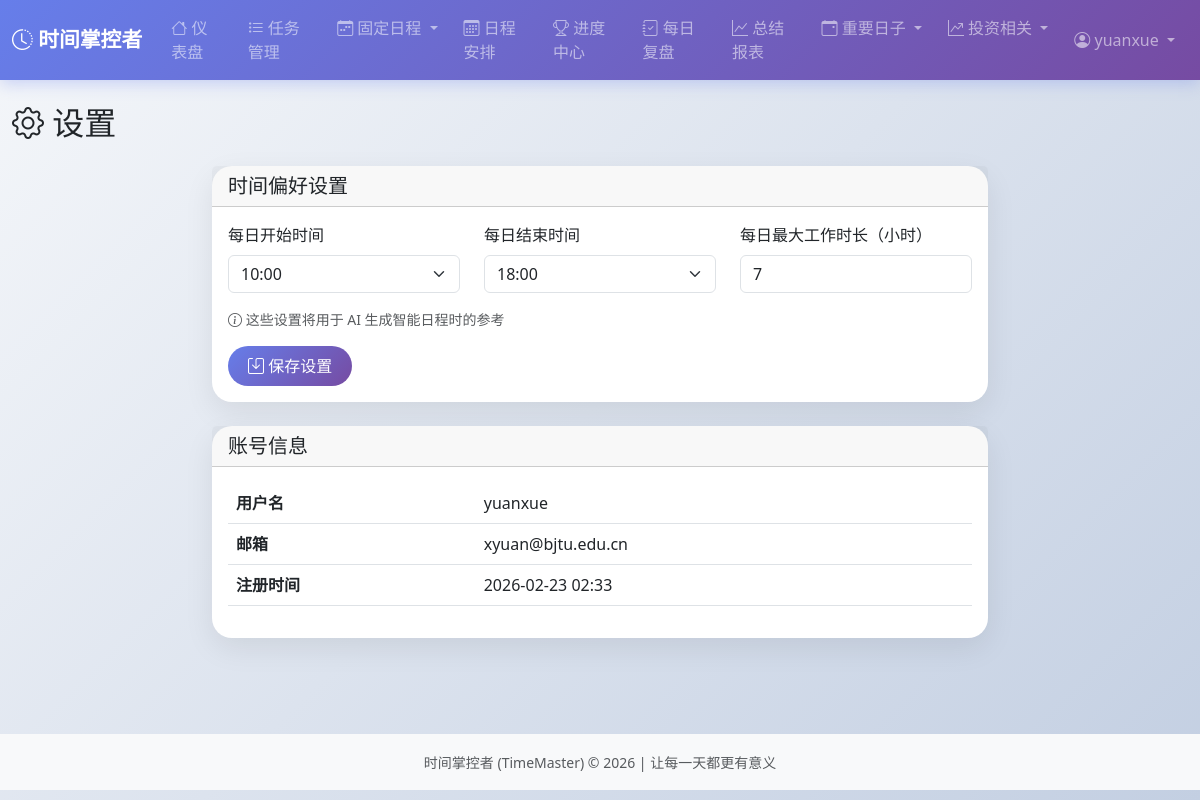
The page /auth/settings (signed in) on the database its author committed.
### models.py (models this page shows, shortened)
class User(UserMixin, db.Model):
    __tablename__ = 'users'
    id = db.Column(db.Integer, primary_key=True)
    username = db.Column(db.String(80), unique=True, nullable=False, index=True)
    email = db.Column(db.String(120), unique=True, nullable=False, index=True)
    password_hash = db.Column(db.String(255), nullable=False)
    created_at = db.Column(db.DateTime, default=datetime.utcnow)
    total_points = db.Column(db.Integer, default=0)  # 累计积分
    daily_start_hour = db.Column(db.Integer, default=10)  # 每日开始时间（默认10点）
    daily_end_hour = db.Column(db.Integer, default=17)    # 每日结束时间（默认17点）
    max_work_hours = db.Column(db.Integer, default=7)     # 每日最大工作时长（7小时）
    tasks = db.relationship('Task', backref='user', lazy='dynamic', cascade='all, delete-orphan')
    schedules = db.relationship('Schedule', backref='user', lazy='dynamic', cascade='all, delete-orphan')
    feedbacks = db.relationship('Feedback', backref='user', lazy='dynamic', cascade='all, delete-orphan')
    summaries = db.relationship('Summary', backref='user', lazy='dynamic', cascade='all, delete-orphan')
    rewards = db.relationship('Reward', backref='user', lazy='dynamic', cascade='all, delete-orphan')
    category_progress = db.relationship('RewardProgress', backref='user', lazy='dynamic', cascade='all, delete-orphan')
    habits = db.relationship('Habit', backref='user', lazy='dynamic', cascade='all, delete-orphan')
    habit_checkins = db.relationship('HabitCheckin', backref='user', lazy='dynamic', cascade='all, delete-orphan')
    fixed_schedules = db.relationship('FixedSchedule', backref='user', lazy='dynamic', cascade='all, delete-orphan')
    important_dates = db.relationship('ImportantDate', backref='user', lazy='dynamic', cascade='all, delete-orphan')
    points_history = db.relationship('PointsHistory', backref='user', lazy='dynamic', cascade='all, delete-orphan')

### routes/auth.py (the view, shortened to what this page needs)
@auth_bp.route('/settings', methods=['GET', 'POST'])
@login_required
def settings():
    return render_template('settings.html')

### app.py (called while the page is built)
@login_manager.user_loader
def load_user(user_id):
    return User.query.get(int(user_id))

### templates/settings.html (shortened to what this page needs)
{% extends "base.html" %}
{% block content %}
<div class="row">
    <div class="col-12">
        <h2 class="mb-4"><i class="bi bi-gear"></i> 设置</h2>
    </div>
</div>
<div class="row justify-content-center">
    <div class="col-lg-8">
        <div class="card">
            <div class="card-header">
                <h5 class="mb-0">时间偏好设置</h5>
            </div>
            <div class="card-body">
                <form method="POST">
                    <div class="row mb-3">
                        <div class="col-md-4">
                            <label for="daily_start_hour" class="form-label">每日开始时间</label>
                            <select class="form-select" id="daily_start_hour" name="daily_start_hour">
                                {% for hour in range(5, 13) %}
                                    <option value="{{ hour }}" {% if current_user.daily_start_hour == hour %}selected{% endif %}>
                                        {{ hour }}:00
                                    </option>
                                {% endfor %}
                            </select>
                        </div>
                        <div class="col-md-4">
                            <label for="daily_end_hour" class="form-label">每日结束时间</label>
                            <select class="form-select" id="daily_end_hour" name="daily_end_hour">
                                {% for hour in range(18, 25) %}
                                    <option value="{{ hour }}" {% if current_user.daily_end_hour == hour %}selected{% endif %}>
                                        {{ hour }}:00
                                    </option>
                                {% endfor %}
                            </select>
                        </div>
                        <div class="col-md-4">
                            <label for="max_work_hours" class="form-label">每日最大工作时长（小时）</label>
                            <input type="number" class="form-control" id="max_work_hours" name="max_work_hours"
                                   value="{{ current_user.max_work_hours }}" min="1" max="16" step="1">
                        </div>
                    </div>
                    <p class="text-muted small">
                        <i class="bi bi-info-circle"></i>
                        这些设置将用于 AI 生成智能日程时的参考
                    </p>
                    <button type="submit" class="btn btn-primary">
                        <i class="bi bi-save"></i> 保存设置
                    </button>
                </form>
            </div>
        </div>
        <div class="card mt-4">
            <div class="card-header">
                <h5 class="mb-0">账号信息</h5>
            </div>
            <div class="card-body">
                <table class="table">
                    <tr>
                        <th>用户名</th>
                        <td>{{ current_user.username }}</td>
                    </tr>
                    <tr>
                        <th>邮箱</th>
                        <td>{{ current_user.email }}</td>
                    </tr>
                    <tr>
                        <th>注册时间</th>
                        <td>{{ current_user.created_at|datetime_filter }}</td>
                    </tr>
                </table>
            </div>
        </div>
    </div>
</div>
{% endblock %}

### templates/base.html (shortened to what this page needs)
<!DOCTYPE html>
<html lang="zh-CN">
<head>
    <link href="https://cdn.jsdelivr.net/npm/bootstrap@5.3.0/dist/css/bootstrap.min.css" rel="stylesheet">
    <link rel="stylesheet" href="https://cdn.jsdelivr.net/npm/bootstrap-icons@1.11.0/font/bootstrap-icons.css">
</head>
<body>
    <nav class="navbar navbar-expand-lg navbar-dark bg-primary">
        <div class="container-fluid">
            <a class="navbar-brand" href="{{ url_for('dashboard') }}">
                <i class="bi bi-clock-history"></i> 时间掌控者
            </a>
            <div class="collapse navbar-collapse" id="navbarNav">
                <ul class="navbar-nav me-auto">
                    <li class="nav-item">
                        <a class="nav-link" href="{{ url_for('dashboard') }}">
                            <i class="bi bi-house"></i> 仪表盘
                        </a>
                    </li>
                    <li class="nav-item">
                        <a class="nav-link" href="{{ url_for('tasks.list_tasks') }}">
                            <i class="bi bi-list-task"></i> 任务管理
                        </a>
                    </li>
                    <li class="nav-item dropdown">
                        <a class="nav-link dropdown-toggle" href="#" data-bs-toggle="dropdown">
                            <i class="bi bi-calendar-week"></i> 固定日程
                        </a>
                    </li>
                    <li class="nav-item">
                        <a class="nav-link" href="{{ url_for('schedule.view_schedule') }}">
                            <i class="bi bi-calendar3"></i> 日程安排
                        </a>
                    </li>
                    <li class="nav-item">
                        <a class="nav-link" href="{{ url_for('progress.progress_center') }}">
                            <i class="bi bi-trophy"></i> 进度中心
                        </a>
                    </li>
                    <li class="nav-item">
                        <a class="nav-link" href="{{ url_for('reflection.daily_reflection') }}">
                            <i class="bi bi-journal-check"></i> 每日复盘
                        </a>
                    </li>
                    <li class="nav-item">
                        <a class="nav-link" href="{{ url_for('summary.list_summaries') }}">
                            <i class="bi bi-graph-up"></i> 总结报表
                        </a>
                    </li>
                    <li class="nav-item dropdown">
                        <a class="nav-link dropdown-toggle" href="#" data-bs-toggle="dropdown">
                            <i class="bi bi-calendar-event"></i> 重要日子
                        </a>
                    </li>
                    <li class="nav-item dropdown">
                        <a class="nav-link dropdown-toggle" href="#" data-bs-toggle="dropdown">
                            <i class="bi bi-graph-up-arrow"></i> 投资相关
                        </a>
                    </li>
                </ul>
                <ul class="navbar-nav">
                    {% if current_user.is_authenticated %}
                        <li class="nav-item dropdown">
                            <a class="nav-link dropdown-toggle" href="#" data-bs-toggle="dropdown">
                                <i class="bi bi-person-circle"></i> {{ current_user.username }}
                            </a>
                        </li>
                    {% endif %}
                </ul>
            </div>
        </div>
    </nav>
    <main class="container-fluid py-4">
        {% block content %}{% endblock %}
    </main>
    <footer class="bg-light text-center py-3 mt-5">
        <p class="text-muted mb-0">
            <small>时间掌控者 (TimeMaster) © {{ now.year }} | 让每一天都更有意义</small>
        </p>
    </footer>
</body>
</html>

### templates/base.html (style rules this page uses)
body { background: linear-gradient(135deg, #f5f7fa 0%, #c3cfe2 100%); min-height: 100vh; font-family: 'Segoe UI', Tahoma, Geneva, Verdana, sans-serif; }
.navbar { background: linear-gradient(135deg, #667eea 0%, #764ba2 100%) !important; box-shadow: 0 4px 15px rgba(102, 126, 234, 0.3); }
.navbar-brand { font-weight: bold; font-size: 1.3rem; }
.nav-link { transition: all 0.3s; border-radius: 10px; margin: 0 5px; }
.card { border: none; border-radius: 20px; box-shadow: 0 10px 30px rgba(0,0,0,0.08); margin-bottom: 1.5rem; transition: all 0.3s; }
.btn { border-radius: 25px; padding: 8px 20px; transition: all 0.3s; }
.btn-primary { background: linear-gradient(135deg, #667eea 0%, #764ba2 100%); border: none; }

### rows shown on the page
User: username "yuanxue", daily_start_hour "10:00", max_work_hours "7", email "xyuan@bjtu.edu.cn", created_at "2026-02-23 02:33"

### other values the page prints
form field daily_end_hour "18:00"
